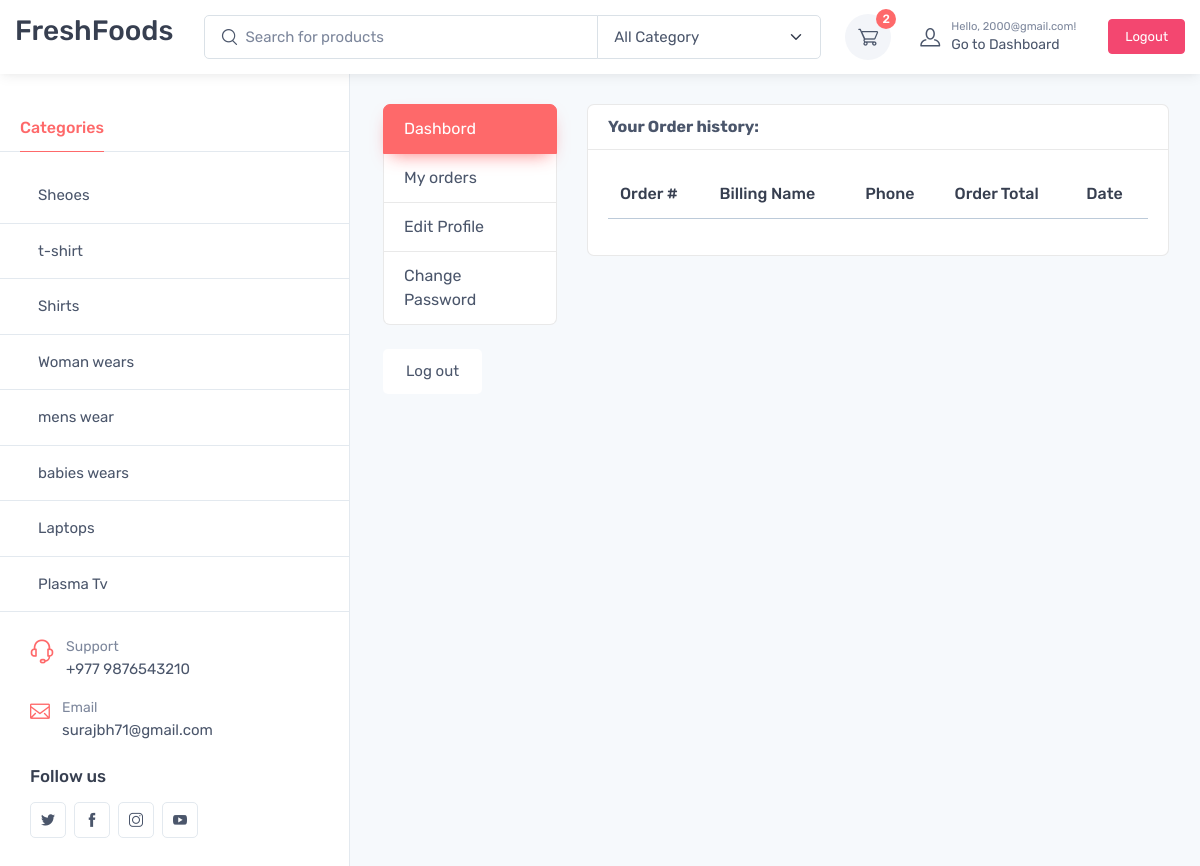
Page /accounts/my_orders/ (signed in) on the earlier database version.
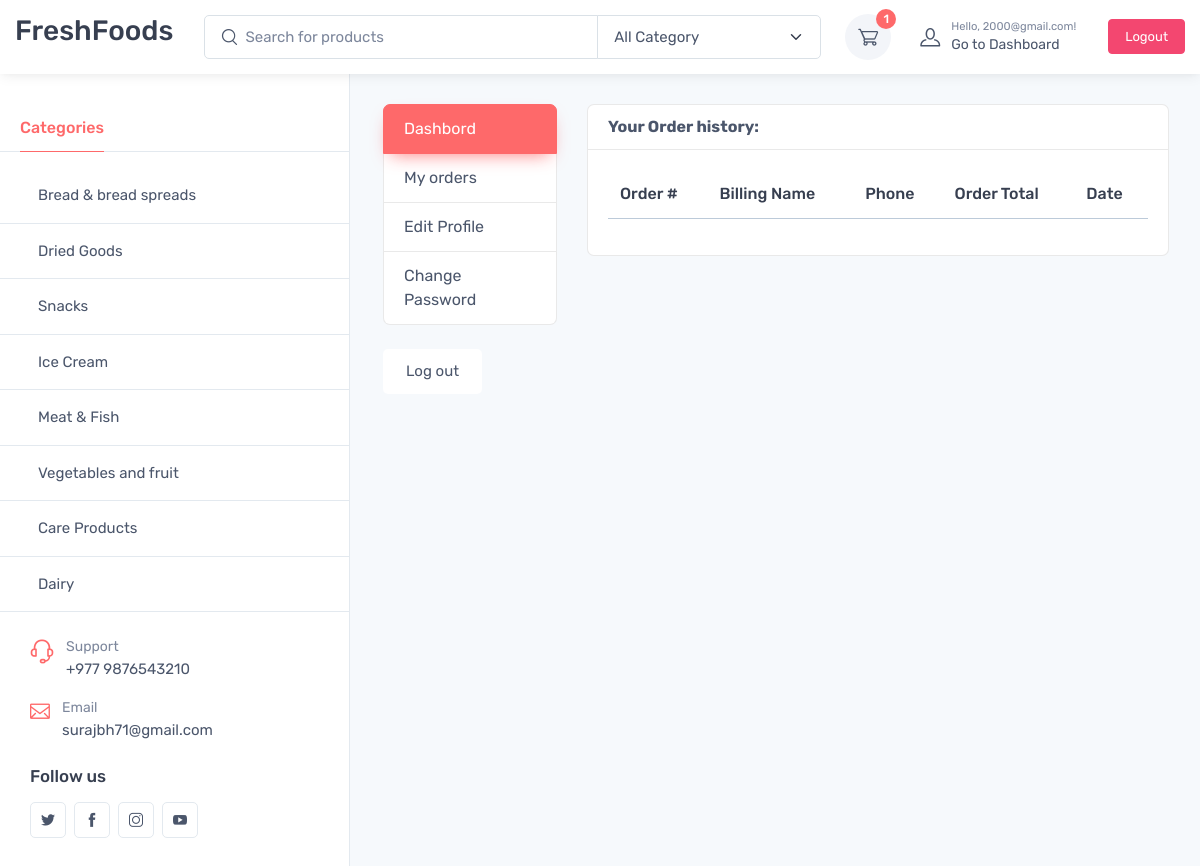
Same page on the later database version.
### category/models.py (models this page shows, shortened)
class Category(models.Model):
    category_name = models.CharField(max_length=200,unique=True)
    slug = models.SlugField(max_length=100, unique=True)
    icon = models.CharField(max_length=200)
    class Meta:
        verbose_name = 'catgory'
        verbose_name_plural = 'categories'

### accounts/views.py (the view)
# urls.py: path('my_orders/' ,views.my_orders,name='my_orders'),
def my_orders(request):
    orders = Order.objects.filter(user=request.user, is_ordered=True).order_by('created_at')
    context ={
        'orders':orders
    }
    return render(request, 'accounts/my_orders.html', context)

### app/models.py (called while the page is built)
    def __str__(self):
        return self.email

### cart/context_processors.py (called while the page is built)
def counter(request):
    cart_count = 0
    if 'admin' in request.path:
        return {}
    else :
       try:
            cart = Cart.objects.filter(cart_id=_cart_id(request))
            if request.user.is_authenticated:
                cart_items = CartItem.objects.all().filter(user=request.user)
            else:
               cart_items = CartItem.objects.all().filter(cart=cart[:1])
            for cart_item in cart_items:
                  cart_count = cart_count + cart_item.quantity
       except Cart.DoesNotExist:
           cart_count = 0
    return dict(cart_count=cart_count)

### cart/views.py (called while the page is built)
def _cart_id(request):
    cart = request.session.session_key
    if not cart:
        cart = request.session.create()
    return cart

### category/context_processors.py (called while the page is built)
def menu_links(request):
    links = Category.objects.all()
    return dict(links=links)

### accounts/templates/accounts/my_orders.html (shortened to what this page needs)
{% extends "base.html" %}
{% block content %}
<main class="offcanvas-enabled" style="padding-top: 5rem;">
  <section class="ps-lg-4 pe-lg-3 pt-4">
    <div class="container">
        <div class="row">
           {% include 'accounts/dashbord_sidebar.html' %}
        <main class="col-md-9">
            <article class="card">
            <header class="card-header">
                <strong class="d-inline-block mr-3">Your Order history:</strong>
            </header>
            <div class="card-body">
                <div class="row">
                     <div class="col-md-12">
                        <table class="table table-hover">
                            <thead>
                              <tr>
                                <th scope="col">Order #</th>
                                <th scope="col">Billing Name</th>
                                <th scope="col">Phone</th>
                                <th scope="col">Order Total</th>
                                <th scope="col">Date</th>
                              </tr>
                            </thead>
                          </table>
                    </div>
                </div>
            </div>
            </article>
        </main>
    </div>
    </div>
    </section>
    {% endblock content %}

### app/templates/header.html (shortened to what this page needs)
{% load static %}
<header class="bg-light shadow-sm fixed-top" data-fixed-element>
    <div class="navbar navbar-expand-lg navbar-light py-1">
        <div class="container-fluid">
            <a class="navbar-brand  me-2" href="{%url 'home'%}">
                <h3>FreshFoods</h3>
            </a>
            <form class="input-group d-none d-lg-flex flex-nowrap mx-4" action="{% url 'store' %}" class="search" style="width:60%;">
                <i class="ci-search position-absolute top-50 start-0 translate-middle-y ms-3"></i>
                <input name="q" class="form-control rounded-start w-100" type="text" placeholder="Search for products" value={{request.GET.q}}>
                <select name="category" class="form-select flex-shrink-0" style="width: 14rem;">
                    {% if request.GET.category %}
                    <option>{{request.GET.category}}</option>
                    {% else %}
                    <option>All Category</option>
                    {% endif %}
                </select>
            </form>
            <div class="navbar-toolbar d-flex flex-shrink-0 align-items-center ms-xl-2">
                {% if user.is_authenticated %}
                <div class="navbar-tool me-3">
                    <a class="navbar-tool-icon-box bg-secondary"
                        href="{%url 'cart'%}"><span class="navbar-tool-label">{{cart_count}}</span><i
                            class="navbar-tool-icon ci-cart"></i>
                    </a>
                </div>
                <a class="navbar-tool ms-1 ms-lg-0 me-n1 me-lg-2" href="{%url 'dashbord'%}">
                    <div class="navbar-tool-icon-box"><i class="navbar-tool-icon ci-user"></i></div>
                    <div class="navbar-tool-text ms-n3"><small>Hello, {{request.user}}!</small>Go to Dashboard</div>
                </a>
                <a class="btn btn-sm btn-danger rounded-1 ms-lg-4 ms-2" href="{%url 'logout'%}">Logout</a>
                {%else%}
                <a class="navbar-tool ms-1 ms-lg-0 me-n1 me-lg-2" href="{%url 'login'%}">
                    <div class="navbar-tool-icon-box"><i class="navbar-tool-icon ci-user"></i></div>
                    <div class="navbar-tool-text ms-n3"><small>Hello, Sign in</small>My Account</div>
                </a>
                {% endif %}
            </div>
        </div>
    </div>
</header>

### app/templates/sidebar.html (shortened to what this page needs)
<aside class="offcanvas offcanvas-expand w-100 border-end zindex-lg-5 pt-lg-5" id="sideNav"
        style="max-width: 21.875rem;">
        <div class="pt-2 d-none d-lg-block">
        </div>
        <ul class="nav nav-tabs mt-4 mt-lg-5 mb-0" role="tablist" style="min-height: 3rem;">
                <li class="nav-item">
                        <a class="nav-link fw-medium active" href="#categories" data-bs-toggle="tab"
                                role="tab">Categories</a>
                </li>
        </ul>
        <div class="offcanvas-body px-0 pt-3 pb-0" data-simplebar>
                <div class="sidebar-nav tab-pane fade show active" id="categories" role="tabpanel">
                        {% for i in links %}
                        <div class="border-bottom">
                                <a href="{% url 'store' %}?category={{i.category_name}}"
                                        class="nav-link-style d-block fs-md fw-normal py-3 px-grid-gutter">
                                        <span class="d-flex align-items-center">
                                                {{i.category_name}}
                                        </span>
                                </a>
                        </div>
                        {% endfor %}
                </div>
        </div>
        <div class="offcanvas-footer d-block px-grid-gutter pt-4 pb-4 mb-2">
                <div class="d-flex mb-3"><i class="ci-support h4 mb-0 fw-normal text-primary mt-1 me-1"></i>
                        <div class="ps-2">
                                <div class="text-muted fs-sm">Support</div><a class="nav-link-style fs-md"
                                        href="tel:+9876543210">+977 9876543210</a>
                        </div>
                </div>
                <div class="d-flex mb-3"><i class="ci-mail h5 mb-0 fw-normal text-primary mt-1 me-1"></i>
                        <div class="ps-2">
                                <div class="text-muted fs-sm">Email</div><a class="nav-link-style fs-md"
                                        href="mailto:customer@example.com">surajbh71@gmail.com</a>
                        </div>
                </div>
                <h6 class="pt-2 pb-1">Follow us</h6><a class="btn-social bs-outline bs-twitter me-2 mb-2" href="#"><i
                                class="ci-twitter"></i></a><a class="btn-social bs-outline bs-facebook me-2 mb-2"
                        href="#"><i class="ci-facebook"></i></a><a class="btn-social bs-outline bs-instagram me-2 mb-2"
                        href="#"><i class="ci-instagram"></i></a><a class="btn-social bs-outline bs-youtube me-2 mb-2"
                        href="#"><i class="ci-youtube"></i></a>
        </div>
</aside>

Differences in the rows shown:
removed Category: category_name "Sheoes"
removed Category: category_name "t-shirt"
removed Category: category_name "Shirts"
removed Category: category_name "Woman wears"
removed Category: category_name "mens wear"
removed Category: category_name "babies wears"
removed Category: category_name "Laptops"
removed Category: category_name "Plasma Tv"
added Category: category_name "Bread & bread spreads"
added Category: category_name "Dried Goods"
added Category: category_name "Snacks"
added Category: category_name "Ice Cream"
added Category: category_name "Meat & Fish"
added Category: category_name "Vegetables and fruit"
added Category: category_name "Care Products"
added Category: category_name "Dairy"
Other differences:
{{ cart_count }}: "2" → "1"
